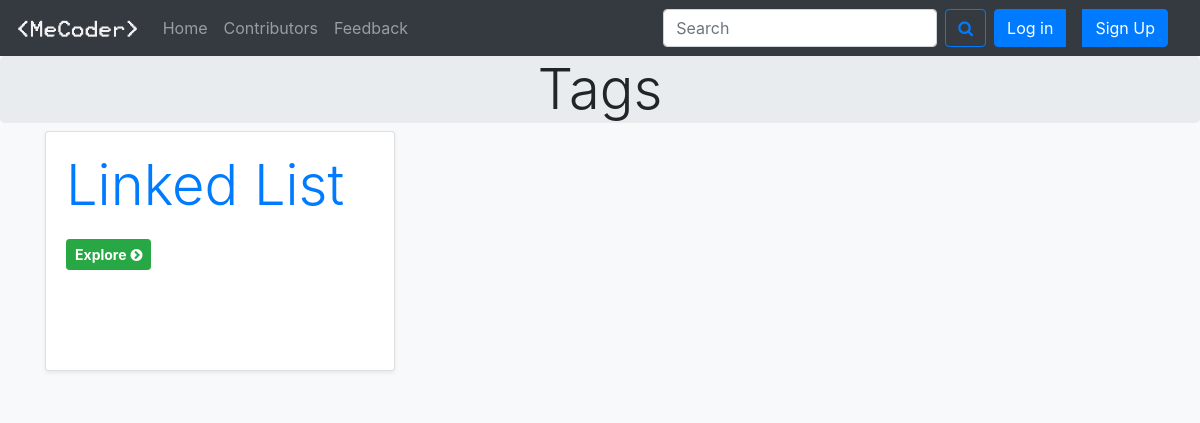
The app's page /problem/problemtags/, older data.
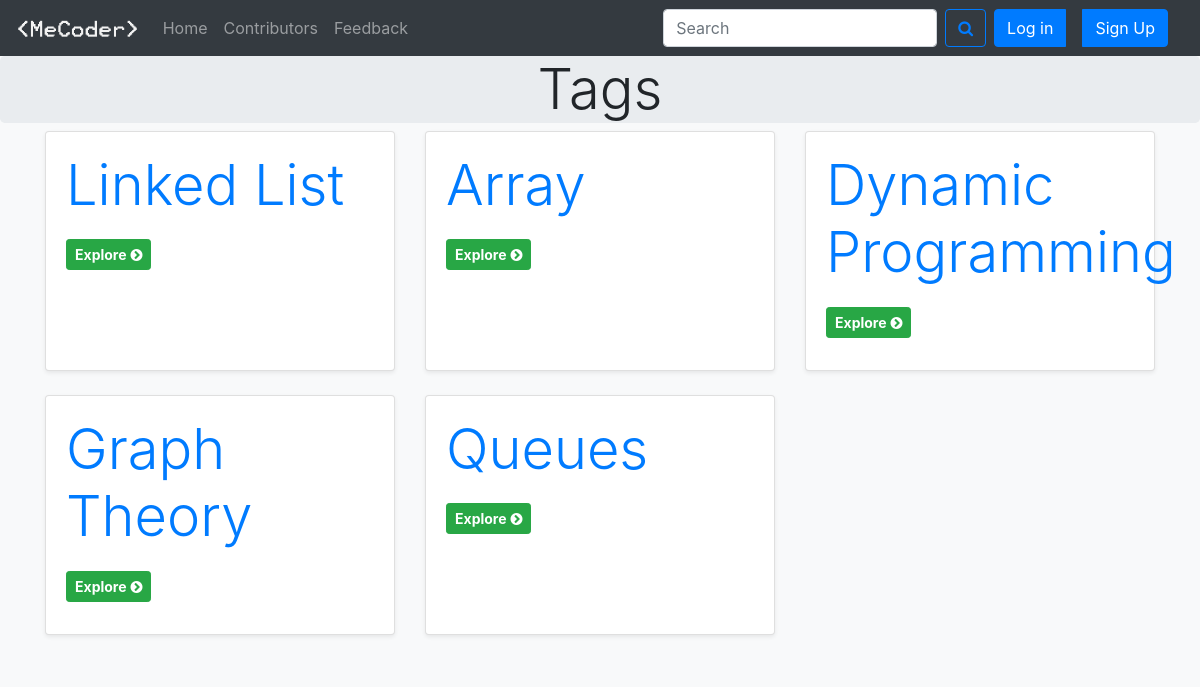
The same page, newer data.
### problem/models.py (models this page shows, shortened)
class probobj(models.Model):
    p_id=models.AutoField(primary_key=True)
    p_user=models.ForeignKey(User,on_delete=models.CASCADE)
    p_tag=models.CharField(max_length=100,default="unnamed")
    p_name=models.CharField(max_length=100)
    p_desc=models.TextField()
    p_in=models.CharField(max_length=200,default="")
    p_out=models.CharField(max_length=200,default="")
    p_const=models.CharField(max_length=200,default="")
    p_exin=models.CharField(max_length=200,default="")
    p_exout=models.CharField(max_length=200,default="")
    p_code=models.TextField(default="")
    p_timestamp=models.DateTimeField(default=now)

### problem/views.py (the view)
# urls.py: path('problemtags/',views.problemtags,name="tags search"),
def problemtags(request):
    allobj=probobj.objects.all()
    unique_tags={i.p_tag for i in allobj}
    final_obj=set()
    for i in unique_tags:
        item=probobj.objects.filter(p_tag=i)
        final_obj.add(item[0])
    return render(request,'problem/problemtags.html',{'tagname':final_obj})

### templates/problem/problemtags.html (shortened to what this page needs)
{% extends 'basic.html' %}
{% block body %}
<main role="main">
  <section class="jumbotron p-0 m-0 text-center">
    <div class="container">
      <h1 class="display-4">Tags</h1>
    </div>
  </section>
  <div class="album  bg-light">
    <div class="container">
      <div class="row">
       {% for i in tagname %}
        <div class="col-md-4">
          <div class="card mb-4 shadow-sm tagta">
            <div class="card-body">
             <div class="card-title">
               <strong class="d-inline-block mb-2 display-4 text-primary">{{i.p_tag}}</strong>
             </div>
              <div class="d-flex justify-content-between align-items-center">
                  <a href="/problem/problemtags/{{i.p_tag}}/" class="btn btn-sm btn-success"><strong>Explore</strong>  </strong><i class="fa fa-chevron-circle-right"></i></a>
              </div>
            </div>
          </div>
        </div>
       {% if forloop.counter|divisibleby:3 %}
       </div><div class="row">
       {% endif %}
       {% endfor %}
      </div>
    </div>
  </div>
</main>
{% endblock body %}

Row changes from the older to the newer data that the page shows:
added probobj: p_tag "Array"
added probobj: p_tag "Dynamic Programming"
added probobj: p_tag "Graph Theory"
added probobj: p_tag "Queues"
